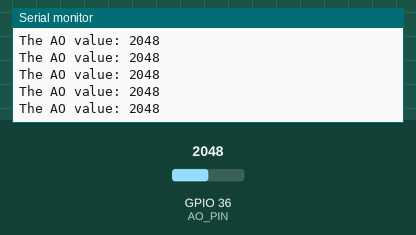
Simulated run of this sketch. Board: ESP32. On the bench: the last lines printed to the serial monitor. The test bench sets the inputs (shaded band); at power-on: GPIO 36 (AO_PIN) = 2048.

Above: at 1.2 s.
1.3 s: GPIO 36 (AO_PIN) set to 1053
At 2.0 s:
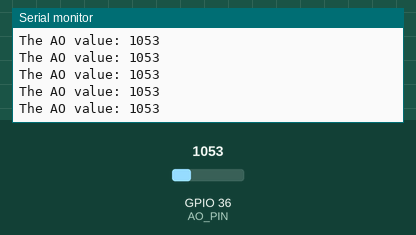
2.8 s: GPIO 36 (AO_PIN) set to 973
At 3.6 s:
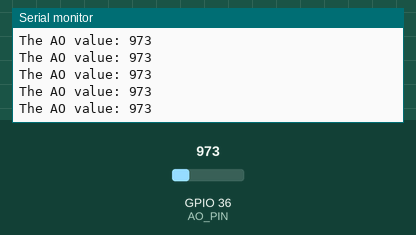
11.8 s: GPIO 36 (AO_PIN) set to 110
At 12.8 s:
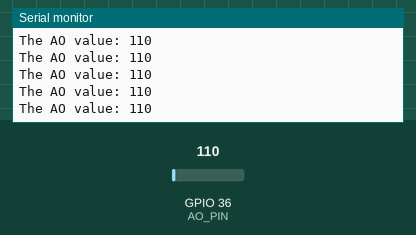
13.3 s: GPIO 36 (AO_PIN) set to 89
At 14.2 s:
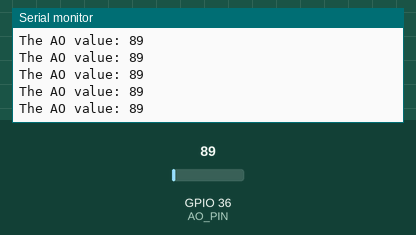
Timing chart, 0 to 16.3 s (numbered marks = the images above; inputs shaded):
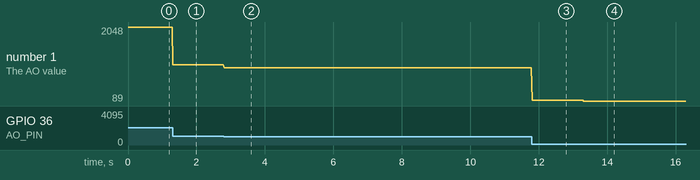

Measured:
- after the input at 1.3 s, the serial monitor: prints a new line at once (image 1)
- after the input at 2.8 s, the serial monitor: prints a new line at once (image 2)
- after the input at 11.8 s, the serial monitor: prints a new line at once (image 3)
- after the input at 13.3 s, the serial monitor: prints a new line at once (image 4)
- plotted number 1: 2048 → 1053 after the input at 1.3 s, 1053 → 973 after the input at 2.8 s, 973 → 110 after the input at 11.8 s, 110 → 89 after the input at 13.3 s

The sketch:

ldr_withA0.ino
```cpp
#define AO_PIN 36  // ESP32's pin GPIO36 connected to AO pin of the ldr module

void setup() {
  // initialize serial communication
  Serial.begin(9600);

  // set the ADC attenuation to 11 dB (up to ~3.3V input)
  analogSetAttenuation(ADC_11db);
}

void loop() {
  int lightValue = analogRead(AO_PIN);

  Serial.print("The AO value: ");
  Serial.println(lightValue);
}
```
